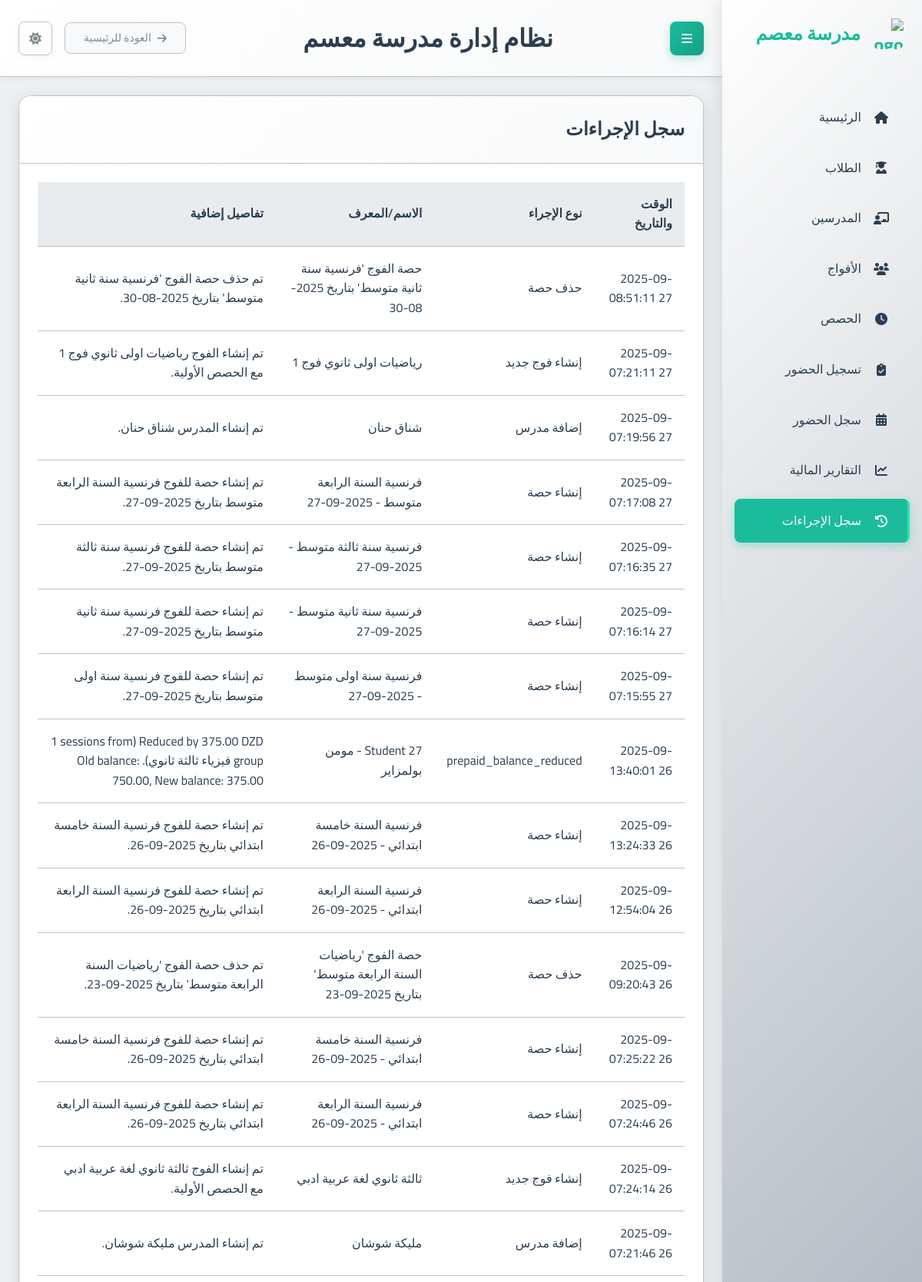
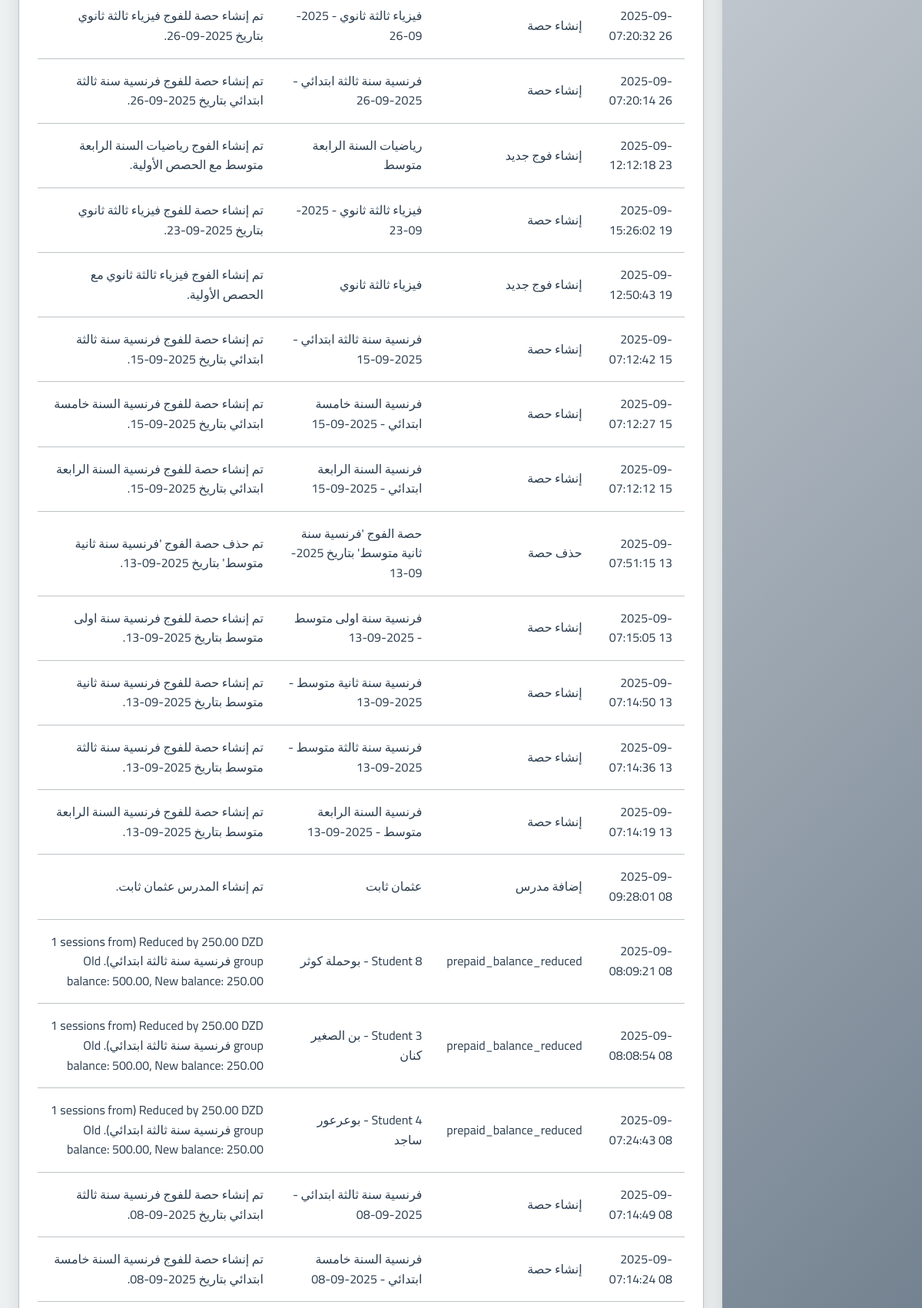
Screenshot of /financial-reports/logs/ (upper part) with the database file from the repository (2 pictures, top to bottom).
### school_app/models.py (models this page shows, shortened)
class ActionLog(models.Model):
    ACTION_TYPE_CHOICES = [
        ('student_added', 'إنشاء حساب طالب'),
        ('student_updated', 'تحديث بيانات طالب'),
        ('student_enrolled', 'تسجيل طالب في فوج'),
        ('student_deleted', 'حذف طالب'),
        ('teacher_added', 'إضافة مدرس'),
        ('teacher_updated', 'تحديث بيانات مدرس'),
        ('teacher_deleted', 'حذف مدرس'),
        ('group_added', 'إنشاء فوج جديد'),
        ('group_updated', 'تحديث بيانات فوج'),
        ('group_deleted', 'حذف فوج'),
        ('session_added', 'إنشاء حصة'),
        ('session_updated', 'تحديث بيانات حصة'),
        ('session_deleted', 'حذف حصة'),
        ('attendance_recorded', 'تسجيل حضور وغياب'),
        ('payment_recorded', 'تسجيل دفعة مالية'),
        ('registration_fee_paid', 'دفع رسوم التسجيل'),
        ('group_session_payment_processed', 'تسجيل دفعات حصص فوج'),
        ('teacher_payment_processed', 'دفع مستحقات مدرس'),
        ('user_login', 'تسجيل دخول مستخدم'),
        ('user_logout', 'تسجيل خروج مستخدم'),
        ('report_generated', 'إنشاء تقرير'),
        ('unknown_action', 'إجراء غير معروف'),
    ]
    action_time = models.DateTimeField(auto_now_add=True, help_text="وقت حدوث الإجراء.", verbose_name="وقت الإجراء")
    action_type = models.CharField(
        max_length=100,
        choices=ACTION_TYPE_CHOICES,
        default='unknown_action', # Optional: a default
        help_text="نوع الإجراء الذي تم تنفيذه.",
        verbose_name="نوع الإجراء"
    )
    object_name = models.CharField(max_length=255, blank=True, help_text="اسم أو معرف الكائن المتأثر (طالب، فوج، إلخ).", verbose_name="اسم الكائن")
    details = models.TextField(blank=True, help_text="تفاصيل إضافية حول الحدث.", verbose_name="التفاصيل")
    class Meta:
        ordering = ['-action_time']
        verbose_name = "سجل إجراء"
        verbose_name_plural = "سجلات الإجراءات"

### school_app/views.py (the view)
# urls.py: path('financial-reports/logs/', views.action_log_list, name='action_log_list'),
def action_log_list(request):
    log_list = ActionLog.objects.all().order_by('-action_time') # Already ordered in Meta, but good to be explicit
    paginator = Paginator(log_list, 50)
    page_number = request.GET.get('page')
    try:
        logs = paginator.page(page_number)
    except PageNotAnInteger:
        logs = paginator.page(1)
    except EmptyPage:
        logs = paginator.page(paginator.num_pages)
    context = {
        'logs': logs,
        'page_title': 'سجل الإجراءات'
    }
    return render(request, 'school_app/action_log_list.html', context)

### school_app/templates/school_app/action_log_list.html (shortened to what this page needs)
{% extends "base.html" %}
{% block content %}
<div class="card">
    <div class="card-header">
        <h2>{{ page_title }}</h2>
    </div>
    <div class="card-body">
        <div class="table-responsive">
            <table class="table table-striped table-hover">
                <thead class="thead-light">
                    <tr>
                        <th>الوقت والتاريخ</th>
                        <th>نوع الإجراء</th>
                        <th>الاسم/المعرف</th>
                        <th>تفاصيل إضافية</th>
                    </tr>
                </thead>
                <tbody>
                    {% for log in logs %}
                    <tr>
                        <td>{{ log.action_time|date:"Y-m-d H:i:s" }}</td>
                        <td>{{ log.get_action_type_display|default:log.action_type }}</td>
                        <td>{{ log.object_name|default:"غير متوفر" }}</td>
                        <td>{{ log.details|linebreaksbr|default:"لا توجد تفاصيل" }}</td>
                    </tr>
                    {% empty %}
                    <tr>
                        <td colspan="4" class="text-center">لا توجد سجلات لعرضها.</td>
                    </tr>
                    {% endfor %}
                </tbody>
            </table>
        </div>
    </div>
</div>
{% endblock %}

### static/css/main.css (style rules this page uses)
:root { --primary-color: #2c3e50; --primary-light: #34495e; --primary-darker: #1a252f; --accent-color: #1abc9c; --accent-light: #2fe2b3; --accent-dark: #16a085; --text-color: #2c3e50; --text-secondary: #7f8c8d; --text-on-primary: #ffffff; --text-on-accent: #ffffff; --text-nav: #2c3e50; --background-color: #ecf0f1; --card-background: #ffffff; --input-background: #ffffff; --border-color: #bdc3c7; --input-border-color: #bdc3c7; --success-color: #2ecc71; --warning-color: #f39c12; --error-color: #e74c3c; --info-color: #1E90FF; --table-header-background: #e9ecef; --table-row-hover-background: #f8f9fa; --box-shadow-color: rgba(0, 0, 0, 0.1); --box-shadow-color-hover: rgba(0, 0, 0, 0.15); --box-shadow-soft-color: rgba(0, 0, 0, 0.05); --subtle-background: #f8f9fa; --spacing-xs: 8px; --spacing-sm: 16px; --spacing-md: 24px; --spacing-lg: 32px; --spacing-xl: 48px; --font-family: 'Cairo', sans-serif; --font-size-xs: 12px; --font-size-sm: 14px; --font-size-md: 16px; --font-size-lg: 20px; --font-size-xl: 24px; --font-size-xxl: 32px; --border-radius-sm: 4px; --border-radius-md: 8px; --border-radius-lg: 16px; --transition-fast: 0.2s ease; --transition-normal: 0.3s ease; --transition-slow: 0.5s ease; --sidebar-width: 260px; }
* { margin: 0; padding: 0; box-sizing: border-box; direction: rtl; }
html { direction: rtl; font-size: 16px; }
body { font-family: var(--font-family); background-color: var(--background-color); color: var(--text-color); line-height: 1.6; transition: background-color var(--transition-normal), color var(--transition-normal); overflow-x: hidden; }
.card { background-color: var(--card-background); border-radius: var(--border-radius-lg); box-shadow: 0 4px 20px var(--box-shadow-color); margin-bottom: var(--spacing-md); overflow: hidden; transition: all var(--transition-normal); border: 1px solid var(--border-color); }
.card-header { padding: var(--spacing-md); border-bottom: 1px solid var(--border-color); background: linear-gradient(135deg, var(--card-background) 0%, var(--subtle-background) 100%); }
.card-body { padding: var(--spacing-md); color: var(--text-color); }
table { width: 100%; border-collapse: collapse; }
th, td { padding: var(--spacing-sm); text-align: right; border-bottom: 1px solid var(--border-color); }
th { background-color: var(--table-header-background); font-weight: 600; color: var(--text-color); }

### rows the page displays
ActionLog: action_time "2025-09-27 08:51:11", action_type "حذف حصة", object_name "حصة الفوج 'فرنسية سنة ثانية متوسط' بتاريخ 2025-08-30", details "تم حذف حصة الفوج 'فرنسية سنة ثانية متوسط' بتاريخ 2025-08-30."
ActionLog: action_time "2025-09-27 07:21:11", action_type "إنشاء فوج جديد", object_name "رياضيات اولى ثانوي فوج 1", details "تم إنشاء الفوج رياضيات اولى ثانوي فوج 1 مع الحصص الأولية."
ActionLog: action_time "2025-09-27 07:19:56", action_type "إضافة مدرس", object_name "شناق حنان", details "تم إنشاء المدرس شناق حنان."
ActionLog: action_time "2025-09-27 07:17:08", action_type "إنشاء حصة", object_name "فرنسية السنة الرابعة متوسط - 2025-09-27", details "تم إنشاء حصة للفوج فرنسية السنة الرابعة متوسط بتاريخ 2025-09-27."
ActionLog: action_time "2025-09-27 07:16:35", action_type "إنشاء حصة", object_name "فرنسية سنة ثالثة متوسط - 2025-09-27", details "تم إنشاء حصة للفوج فرنسية سنة ثالثة متوسط بتاريخ 2025-09-27."
ActionLog: action_time "2025-09-27 07:16:14", action_type "إنشاء حصة", object_name "فرنسية سنة ثانية متوسط - 2025-09-27", details "تم إنشاء حصة للفوج فرنسية سنة ثانية متوسط بتاريخ 2025-09-27."
ActionLog: action_time "2025-09-27 07:15:55", action_type "إنشاء حصة", object_name "فرنسية سنة اولى متوسط - 2025-09-27", details "تم إنشاء حصة للفوج فرنسية سنة اولى متوسط بتاريخ 2025-09-27."
ActionLog: action_time "2025-09-26 13:40:01", action_type "prepaid_balance_reduced", object_name "Student 27 - مومن بولمزاير", details "Reduced by 375.00 DZD (1 sessions from group فيزياء ثالثة ثانوي). Old balance: 750.00, New balance: 375.00"
ActionLog: action_time "2025-09-26 13:24:33", action_type "إنشاء حصة", object_name "فرنسية السنة خامسة ابتدائي - 2025-09-26", details "تم إنشاء حصة للفوج فرنسية السنة خامسة ابتدائي بتاريخ 2025-09-26."
ActionLog: action_time "2025-09-26 12:54:04", action_type "إنشاء حصة", object_name "فرنسية السنة الرابعة ابتدائي - 2025-09-26", details "تم إنشاء حصة للفوج فرنسية السنة الرابعة ابتدائي بتاريخ 2025-09-26."
ActionLog: action_time "2025-09-26 09:20:43", action_type "حذف حصة", object_name "حصة الفوج 'رياضيات السنة الرابعة متوسط' بتاريخ 2025-09-23", details "تم حذف حصة الفوج 'رياضيات السنة الرابعة متوسط' بتاريخ 2025-09-23."
ActionLog: action_time "2025-09-26 07:25:22", action_type "إنشاء حصة", object_name "فرنسية السنة خامسة ابتدائي - 2025-09-26", details "تم إنشاء حصة للفوج فرنسية السنة خامسة ابتدائي بتاريخ 2025-09-26."
ActionLog: action_time "2025-09-26 07:24:46", action_type "إنشاء حصة", object_name "فرنسية السنة الرابعة ابتدائي - 2025-09-26", details "تم إنشاء حصة للفوج فرنسية السنة الرابعة ابتدائي بتاريخ 2025-09-26."
ActionLog: action_time "2025-09-26 07:24:14", action_type "إنشاء فوج جديد", object_name "ثالثة ثانوي لغة عربية ادبي", details "تم إنشاء الفوج ثالثة ثانوي لغة عربية ادبي مع الحصص الأولية."
ActionLog: action_time "2025-09-26 07:21:46", action_type "إضافة مدرس", object_name "مليكة شوشان", details "تم إنشاء المدرس مليكة شوشان."
ActionLog: action_time "2025-09-26 07:20:32", action_type "إنشاء حصة", object_name "فيزياء ثالثة ثانوي - 2025-09-26", details "تم إنشاء حصة للفوج فيزياء ثالثة ثانوي بتاريخ 2025-09-26."
ActionLog: action_time "2025-09-26 07:20:14", action_type "إنشاء حصة", object_name "فرنسية سنة ثالثة ابتدائي - 2025-09-26", details "تم إنشاء حصة للفوج فرنسية سنة ثالثة ابتدائي بتاريخ 2025-09-26."
ActionLog: action_time "2025-09-23 12:12:18", action_type "إنشاء فوج جديد", object_name "رياضيات السنة الرابعة متوسط", details "تم إنشاء الفوج رياضيات السنة الرابعة متوسط مع الحصص الأولية."
ActionLog: action_time "2025-09-19 15:26:02", action_type "إنشاء حصة", object_name "فيزياء ثالثة ثانوي - 2025-09-23", details "تم إنشاء حصة للفوج فيزياء ثالثة ثانوي بتاريخ 2025-09-23."
ActionLog: action_time "2025-09-19 12:50:43", action_type "إنشاء فوج جديد", object_name "فيزياء ثالثة ثانوي", details "تم إنشاء الفوج فيزياء ثالثة ثانوي مع الحصص الأولية."
ActionLog: action_time "2025-09-15 07:12:42", action_type "إنشاء حصة", object_name "فرنسية سنة ثالثة ابتدائي - 2025-09-15", details "تم إنشاء حصة للفوج فرنسية سنة ثالثة ابتدائي بتاريخ 2025-09-15."
ActionLog: action_time "2025-09-15 07:12:27", action_type "إنشاء حصة", object_name "فرنسية السنة خامسة ابتدائي - 2025-09-15", details "تم إنشاء حصة للفوج فرنسية السنة خامسة ابتدائي بتاريخ 2025-09-15."
ActionLog: action_time "2025-09-15 07:12:12", action_type "إنشاء حصة", object_name "فرنسية السنة الرابعة ابتدائي - 2025-09-15", details "تم إنشاء حصة للفوج فرنسية السنة الرابعة ابتدائي بتاريخ 2025-09-15."
ActionLog: action_time "2025-09-13 07:51:15", action_type "حذف حصة", object_name "حصة الفوج 'فرنسية سنة ثانية متوسط' بتاريخ 2025-09-13", details "تم حذف حصة الفوج 'فرنسية سنة ثانية متوسط' بتاريخ 2025-09-13."
ActionLog: action_time "2025-09-13 07:15:05", action_type "إنشاء حصة", object_name "فرنسية سنة اولى متوسط - 2025-09-13", details "تم إنشاء حصة للفوج فرنسية سنة اولى متوسط بتاريخ 2025-09-13."
ActionLog: action_time "2025-09-13 07:14:50", action_type "إنشاء حصة", object_name "فرنسية سنة ثانية متوسط - 2025-09-13", details "تم إنشاء حصة للفوج فرنسية سنة ثانية متوسط بتاريخ 2025-09-13."
ActionLog: action_time "2025-09-13 07:14:36", action_type "إنشاء حصة", object_name "فرنسية سنة ثالثة متوسط - 2025-09-13", details "تم إنشاء حصة للفوج فرنسية سنة ثالثة متوسط بتاريخ 2025-09-13."
ActionLog: action_time "2025-09-13 07:14:19", action_type "إنشاء حصة", object_name "فرنسية السنة الرابعة متوسط - 2025-09-13", details "تم إنشاء حصة للفوج فرنسية السنة الرابعة متوسط بتاريخ 2025-09-13."
ActionLog: action_time "2025-09-08 09:28:01", action_type "إضافة مدرس", object_name "عثمان ثابت", details "تم إنشاء المدرس عثمان ثابت."
ActionLog: action_time "2025-09-08 08:09:21", action_type "prepaid_balance_reduced", object_name "Student 8 - بوحملة كوثر", details "Reduced by 250.00 DZD (1 sessions from group فرنسية سنة ثالثة ابتدائي). Old balance: 500.00, New balance: 250.00"
ActionLog: action_time "2025-09-08 08:08:54", action_type "prepaid_balance_reduced", object_name "Student 3 - بن الصغير كنان", details "Reduced by 250.00 DZD (1 sessions from group فرنسية سنة ثالثة ابتدائي). Old balance: 500.00, New balance: 250.00"
ActionLog: action_time "2025-09-08 07:24:43", action_type "prepaid_balance_reduced", object_name "Student 4 - بوعرعور ساجد", details "Reduced by 250.00 DZD (1 sessions from group فرنسية سنة ثالثة ابتدائي). Old balance: 500.00, New balance: 250.00"
ActionLog: action_time "2025-09-08 07:14:49", action_type "إنشاء حصة", object_name "فرنسية سنة ثالثة ابتدائي - 2025-09-08", details "تم إنشاء حصة للفوج فرنسية سنة ثالثة ابتدائي بتاريخ 2025-09-08."
ActionLog: action_time "2025-09-08 07:14:24", action_type "إنشاء حصة", object_name "فرنسية السنة خامسة ابتدائي - 2025-09-08", details "تم إنشاء حصة للفوج فرنسية السنة خامسة ابتدائي بتاريخ 2025-09-08."

### other values shown
{{ page_title }} "سجل الإجراءات"
